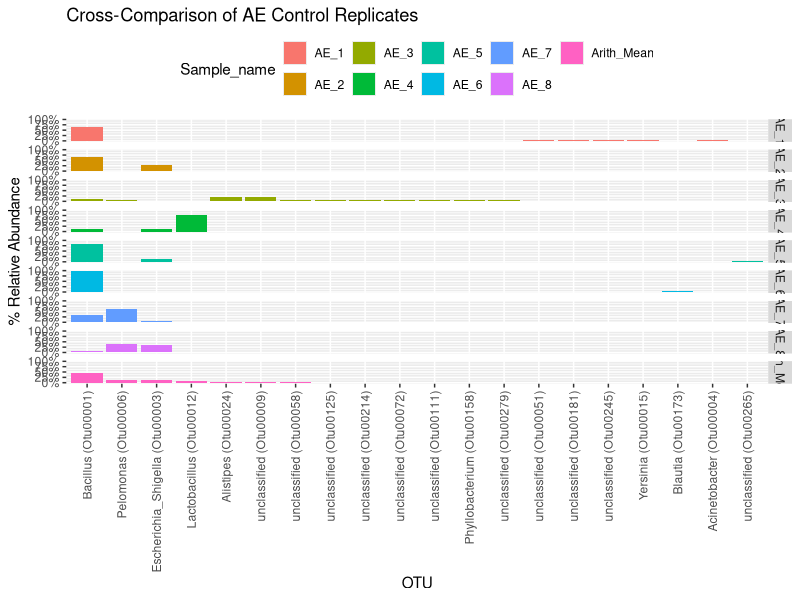

The R script that drew this image:
## ---- chunk 1
knitr::opts_chunk$set(echo = TRUE)
## ---- chunk 2
# This section contains typical libraries used in these analyses

# I. universal data wrangling and visualization
library(tidyverse)      # ggplot, dplyr, purrr, forcats, stringr... and other packages. See https://tidyverse.tidyverse.org/

# II. formatting, plotting
library(scales)         # used in formatting relative abundance % labels; dollar_format()

# III. machine learning & analysis packages
library(vegan)          # decostand(), metaMDS(), scores(), rda(), ordispider(), adonis()
## ---- chunk 3
# For ease of use, place the processed 16S data files of interest into the same directory as your current RStudio project
# Best practices: keep a separate project for each experiment or combination of experiments
# include a data folder within the project's directory to keep source files organized; also somewhat mitigates the risk of modifying them inadvertently

# I. Read in .shared (counts of sequences assigned to OTU #s)
# Includes basic processing with selection of OTUs > 0.1 % of the population
otu_raw <- read.table("data/heterogeneity_shared.txt", row.names = 2, header = T)
otu_trim <- otu_raw[, -c(1:2)]
otu_trim <- as.matrix(otu_trim)
otu_tmp <- vegan::decostand(otu_trim, "total") * 100
otu_trim[which(otu_tmp < 0.1)] <- 0
otu_good <- otu_trim[, which(colSums(otu_trim) > 0)]

# Trim _S from end of rownames(otu_good); note that it may be useful to keep these well identifiers in some analyses
rownames(otu_good) <- str_remove(rownames(otu_good), "_S\\d+")

# It's a good idea to inspect the data regularly with tools such as dim(), str(), head(), tail(), summary()... This will help in catching errors earlier
dim(otu_good) # dim(otu_good)[1] observations (samples) x dim(otu_good)[2] features (OTUs above .1% population threshold)
otu_good[1:20, 1:20] # use other means of showing a glimpse of the data?


# II. Read in cons.taxonomy (for each OTU: taxonomic levels down to Genus, if possible)
# Note that OTUs are in rows here rather than columns
# 2 imports are required due to the combination of 2 different separators  
tax1 <- read.table("data/heterogeneity_0.03.cons.taxonomy.txt", sep = "\t", row.names = 1, header = T, colClasses = c("character", "numeric", "character"))
tax2 <- read.table("data/heterogeneity_0.03.cons.taxonomy.txt", sep = ";", skip = 1, col.names = c("", "Phylum", "Class", "Order", "Family", "Genus", "")) %>% 
  dplyr::select(-c(1, 7)) %>% 
  purrr::map_df(stringr::str_replace, "\\(.*.\\)", "") %>%
  purrr::map_df(as.factor)
otu_taxonomy <- data.frame(OTU = rownames(tax1), Size = tax1[, 1], tax2, stringsAsFactors = FALSE)
rownames(otu_taxonomy) <- rownames(tax1)

# trim otu_taxonomy based on OTUs in otu_good
otu_good_taxonomy <- otu_taxonomy[otu_taxonomy$OTU %in% colnames(otu_good), ]
rownames(otu_good_taxonomy) <- intersect(rownames(otu_taxonomy), colnames(otu_good))
otu_good_taxonomy <- as.data.frame(otu_good_taxonomy)

dim(otu_good_taxonomy)
otu_good_taxonomy[1:20,]
## ---- chunk 4
# Load in metadata/environmental data, or create it

# Examples of metadata creation using regular expressions (regex) in a tidyverse pipeline
# Note that extracting metadata from sample names is much easier if naming conventions are consistent in terms of spelling and placement
otu_df <- data.frame(decostand(otu_good, "total") * 100, Sample_name = row.names(otu_good), stringsAsFactors = FALSE) %>%
  # Create Specimen_ctrl from first string of characters prior to first "_"
  mutate(Specimen_ctrl = factor(case_when(str_detect(Sample_name, "^AE_") ~ "AE",
                                       str_detect(Sample_name, "^Blank\\d_") ~ "Empty",
                                       str_detect(Sample_name, "^Heparin_") ~ "Heparin",
                                       str_detect(Sample_name, "^HomogCtrl_") ~ "HomogCtrl",
                                       str_detect(Sample_name, "^IsoCtrl_") ~ "IsoCtrl",
                                       str_detect(Sample_name, "^LPS_") ~ "LPS",
                                       str_detect(Sample_name, "^PerfusionPBS_") ~ "PBS",
                                       str_detect(Sample_name, "^WATERD|^waterC") ~ "WaterNeg",
                                       str_detect(Sample_name, "^mock[CD]") ~ "Mock",
                                       str_detect(Sample_name, "[:alnum:]") ~ "Specimen"), # for experimental groups, place after other steps because this regex would fill in values for controls (may or may not be ideal)
                                levels = c("AE", "Empty", "Heparin", "HomogCtrl", "IsoCtrl", "LPS", "PBS", "WaterNeg", "Mock", "Specimen")
                             )
         ) %>%
  # Create Organ
  mutate(Organ = factor(case_when(str_detect(Sample_name, "_CECUM_") ~ "Cecum",
                                  str_detect(Sample_name, "_LUNG_HOMOG") ~ "Lung",
                                  str_detect(Sample_name, "_NASAL_") ~ "Nasal",
                                  str_detect(Sample_name, "_TONGUE_") ~ "Tongue"),
                        levels = c("Nasal", "Tongue", "Lung", "Cecum")
                ) # sum(is.na(otu_df$Organ)) returns 32 (as expected, controls have NA in this column)
         ) %>%
  # Create Mouse
  mutate(Mouse = as.numeric(str_extract(Sample_name, "(?<=(CR\\d|JAX\\d)_)\\d+") # numbers correspond to mice if a CR or JAX specimen
              ) # sum(is.na(otu_df$Mouse)) returns 32 (as expected, the controls have NA in this column)
         ) %>%
  # metadata columns at front, followed by all of the count data
  dplyr::select(Sample_name:Mouse, everything())
  # note that the data is in wide format
  
otu_df$Specimen_ctrl %>% table() %>% sum() # 192: all samples/rows are accounted for
otu_df$Organ %>% summary() %>% sum() # ditto; 32 NAs for organs
## ---- chunk 5
# 8 samples - perhaps ideal for use as an example of a control RA plot
# don't include geometric mean
ae_df <- filter(otu_df, Specimen_ctrl == "AE")

# determine order of OTUs based on mean within selected specimens
otu_order <- names(sort(colMeans(ae_df[, stringr::str_detect(colnames(ae_df), "Otu")]), decreasing = TRUE))

# create mean sample
sample_names <- ae_df$Sample_name
temp <- dplyr::select(ae_df, otu_order[1:20])
temp <- rbind(temp, apply(dplyr::select(ae_df, otu_order[1:20]), 2, mean))
sample_names <- append(sample_names, "Arith_Mean")
ae_df <- cbind(Sample_name = forcats::fct_inorder(sample_names), temp)
ae_gg <- tidyr::gather(ae_df, key = OTU, value = Percentage, -stringr::str_which(colnames(ae_df), "Otu", negate = TRUE), factor_key = TRUE)
levels(ae_gg$OTU) <- forcats::fct_inorder(paste0(otu_good_taxonomy[levels(ae_gg$OTU), ]$Genus, " (", levels(ae_gg$OTU), ")"))
## ---- chunk 6
# Encourage participants to run these by commenting out a layer, altering 1 parameter to develop a deeper understanding of how to build up a ggplot object

ggplot(data = ae_gg, aes(x = OTU, y = Percentage, fill = Sample_name)) + 
  geom_col() + 
  facet_grid(Sample_name ~ .) +
  theme(axis.text.x = element_text(angle = 90, hjust = 1, vjust = 0.5), legend.position = "top") +
  scale_y_continuous(labels = scales::dollar_format(suffix = "%", prefix = "")) +
  labs(title = "Cross-Comparison of AE Control Replicates", x = "OTU", y = "% Relative Abundance")
